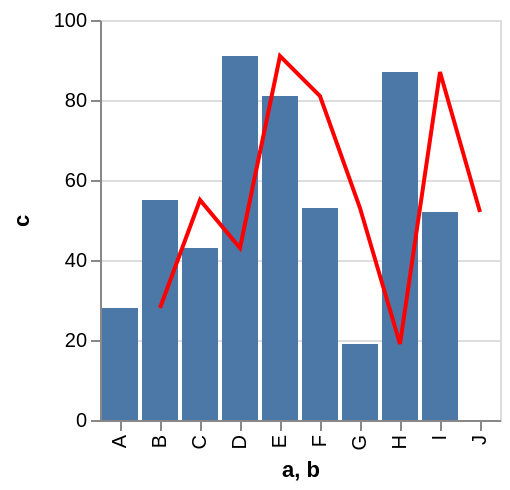

This figure's Vega-Lite source:
### Vega specification from a JSON file in a GitHub repository (floating-point values rounded to 4 significant figures)
{"$schema": "https://vega.github.io/schema/vega/v4.json", "autosize": "pad", "padding": 5, "height": 200, "style": "cell", "data": [{"name": "source_0", "values": [{"a": "A", "b": "B", "c": 28}, {"a": "B", "b": "C", "c": 55}, {"a": "C", "b": "D", "c": 43}, {"a": "D", "b": "E", "c": 91}, {"a": "E", "b": "F", "c": 81}, {"a": "F", "b": "G", "c": 53}, {"a": "G", "b": "H", "c": 19}, {"a": "H", "b": "I", "c": 87}, {"a": "I", "b": "J", "c": 52}]}], "signals": [{"name": "x_step", "value": 20}, {"name": "width", "update": "bandspace(domain('x').length, 0.1, 0.05) * x_step"}], "marks": [{"name": "layer_0_marks", "type": "rect", "style": ["bar"], "from": {"data": "source_0"}, "encode": {"update": {"fill": [{"test": "datum[\"c\"] === null || isNaN(datum[\"c\"])", "value": null}, {"value": "#4c78a8"}], "tooltip": {"signal": "{\"a\": ''+datum[\"a\"], \"c\": format(datum[\"c\"], \"\")}"}, "x": {"scale": "x", "field": "a"}, "width": {"scale": "x", "band": true}, "y": {"scale": "y", "field": "c"}, "y2": {"scale": "y", "value": 0}}}}, {"name": "layer_1_marks", "type": "line", "style": ["line"], "sort": {"field": "datum[\"b\"]", "order": "descending"}, "from": {"data": "source_0"}, "encode": {"update": {"stroke": {"value": "red"}, "tooltip": {"signal": "{\"b\": ''+datum[\"b\"], \"c\": format(datum[\"c\"], \"\")}"}, "x": {"scale": "x", "field": "b", "band": 0.5}, "y": {"scale": "y", "field": "c"}, "defined": {"signal": "datum[\"c\"] !== null && !isNaN(datum[\"c\"])"}}}}], "scales": [{"name": "x", "type": "band", "domain": {"data": "source_0", "fields": ["a", "b"], "sort": true}, "range": {"step": {"signal": "x_step"}}, "paddingInner": 0.1, "paddingOuter": 0.05}, {"name": "y", "type": "linear", "domain": {"data": "source_0", "field": "c"}, "range": [{"signal": "height"}, 0], "nice": true, "zero": true}], "axes": [{"scale": "x", "orient": "bottom", "grid": false, "title": "a, b", "labelAlign": "right", "labelAngle": 270, "labelBaseline": "middle", "labelOverlap": true, "zindex": 1}, {"scale": "y", "orient": "left", "grid": false, "title": "c", "labelOverlap": true, "tickCount": {"signal": "ceil(height/40)"}, "zindex": 1}, {"scale": "y", "orient": "left", "gridScale": "x", "grid": true, "tickCount": {"signal": "ceil(height/40)"}, "domain": false, "labels": false, "maxExtent": 0, "minExtent": 0, "ticks": false, "zindex": 0}], "config": {"axisY": {"minExtent": 30}}}
